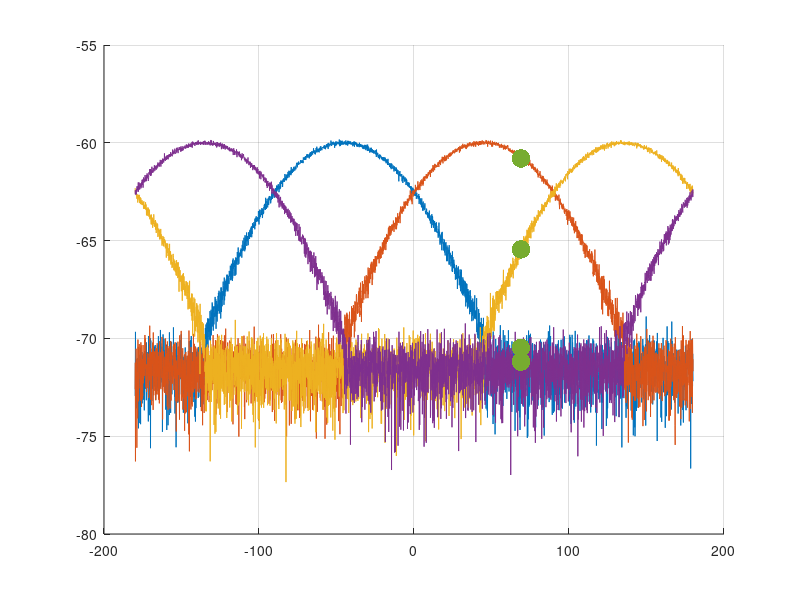

Here is the MATLAB script that generated this plot: (Note: this script raises an error after producing the figure.)
clear all; close all; clc;

%% Block1:  User Input
Freq        = 12e9;
Sector      = (0.1:0.1:360)';
AmpNoise    = [0 0.015];
ConingAngle = 0;
TestAOA = randi(360)-180
Sens        = -72;

%% Block2:  Amplitude profile generation over 360deg Azimuth
N = length(Sector);
Alpha = 2.16;
Temp = gausswin(1800, Alpha);

Lvl = 0.07;
AmpMat(:,1) = [Lvl.*ones(450,1); Temp; Lvl*ones(1350,1)];
AmpMat(:,2) = [Lvl.*ones(1350,1); Temp; Lvl*ones(450,1)];
AmpMat(:,3) = [Temp(1351:end,1); Lvl*ones(1800,1); Temp(1:1350,1)];
AmpMat(:,4) = [Temp(451:end,1); Lvl.*ones(1800,1); Temp(1:450,:)];
NoiseMat = AmpNoise(1) + AmpNoise(2).*randn(N,4);

AmpMat_true = 10*log10(AmpMat);
AmpMat_noisy = 10*log10(AmpMat + NoiseMat);
NoiseMat_dB = AmpMat_noisy - AmpMat_true;

CDFMat_true_0dBmRef = [(Sector-180) AmpMat_true];
CDFMat_true = [(Sector-180) (-60+AmpMat_true)];
CDFMat_noisy = [(Sector-180) (-60+AmpMat_noisy)];
Ref =(TestAOA*10)+1800;

Test_Powers = CDFMat_noisy(Ref,2:5);

%% Eleminating antenna recieving lowest power level
i=1;
for c=1:4
   Test_Power = Test_Powers(c);
   if Test_Power ~= min(Test_Powers)
       ThreeAntennas(i)=c;
       i=i+1;
   else
       EliminatedAntenna = c
   end
end

%% Computing ratios

CDFMat_noisy(:,6) = CDFMat_noisy(:,(ThreeAntennas(1)+1))-CDFMat_noisy(:,(ThreeAntennas(2)+1));
CDFMat_noisy(:,7) = CDFMat_noisy(:,(ThreeAntennas(1)+1))-CDFMat_noisy(:,(ThreeAntennas(3)+1));
CDFMat_noisy(:,8) = CDFMat_noisy(:,(ThreeAntennas(2)+1))-CDFMat_noisy(:,(ThreeAntennas(3)+1));

r1 = CDFMat_noisy(Ref,6);
r2 = CDFMat_noisy(Ref,7);
r3 = CDFMat_noisy(Ref,8);

if (r1>0) && (r2>0)
    ClosestAntenna = ThreeAntennas(1);
    if r3>0
        SecondClosestAntenna = ThreeAntennas(2);
    else
        SecondClosestAntenna = ThreeAntennas(3);
    end
elseif (r3>0)
    ClosestAntenna = ThreeAntennas(2);
    if r2>0
        SecondClosestAntenna = ThreeAntennas(1);
    else
        SecondClosestAntenna = ThreeAntennas(3);
    end
else
    ClosestAntenna = ThreeAntennas(3);
    if r2>0
        SecondClosestAntenna = ThreeAntennas(1);
    else
        SecondClosestAntenna = ThreeAntennas(2);
    end
end

%%
AOAVect = CDFMat_noisy(:,1);

figure
hold on;
plot(AOAVect,CDFMat_noisy(:,2:5));
plot(TestAOA*ones(1,4), CDFMat_noisy(Ref,2:5), '.', 'linewidth', 2, 'markersize', 40); grid on; hold on; datacursormode on;
xlabel('angle of arrival (in degrees)');
ylabel('power (in dbm)');
title('Amplitude Comparision with 4 Antennas');
legend('Antenna 1','Antenna 2','Antenna 3','Antenna 4','Powers');
axis([-180 180 -75 -60]);
grid on;

%% Estimating AOA

Max_power = max([Test_Powers]);
y=CDFMat_noisy(:,ClosestAntenna+1);
% index=find(y == Max_power);
 index=find((y >= (Max_power-0.008)) & (y<=(Max_power+0.008)));
%To identify the exact angle
EstimatedRefs=(index);
min_dif = Max_power - CDFMat_noisy(EstimatedRefs(1),ClosestAntenna+1);
EstimatedRef = EstimatedRefs(1);
for j = 2:length(EstimatedRefs)
    if Max_power - CDFMat_noisy(EstimatedRefs(j),ClosestAntenna+1) < min_dif
        min_dif = Max_power - CDFMat_noisy(EstimatedRefs(j),ClosestAntenna+1);
        EstimatedRef = EstimatedRefs(j);
    end
end
 EstimatedAOA = (EstimatedRef - 1800)/10

if ClosestAntenna == 4 & EstimatedAOA > 100
    EstimatedAOA = 0 - EstimatedAOA
end
